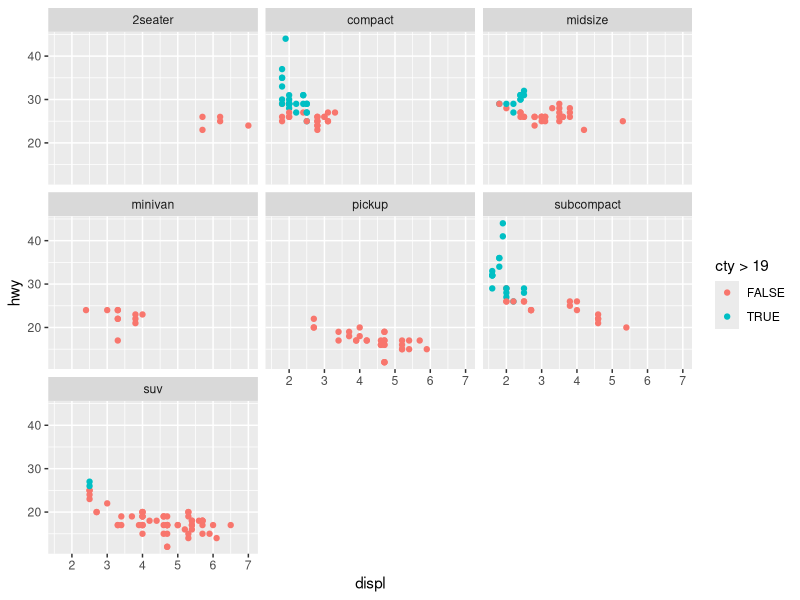

R code for this plot: (Note: this script raises an error after producing the figure.)
# Created: July 2, 2019 (Galen Palowitch)

# Importing tidyverse
library(tidyverse)

# Using the buit-in mpg dataset
mpg

# Check out this cool plot!
ggplot(data = mpg) + 
  geom_point(mapping = aes(x = displ, y = hwy, color = cty > 19)) +
  facet_wrap( . ~ class)
FSIUFJKDSFJKNFJDFJKNDFKJDFKJN